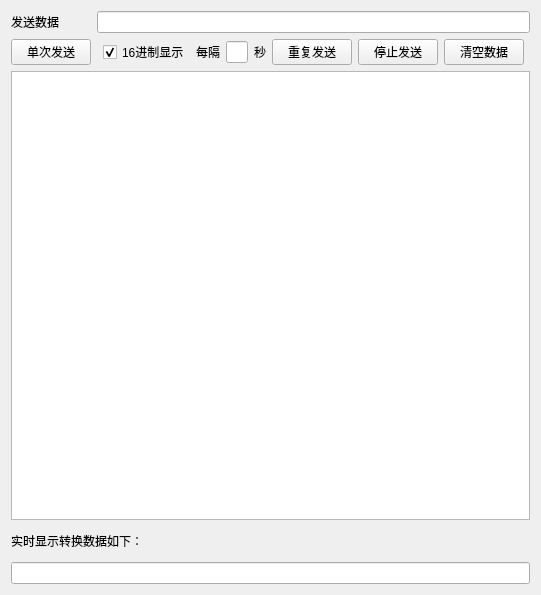
<?xml version="1.0" encoding="UTF-8"?>
<ui version="4.0">
 <class>Form_serial</class>
 <widget class="QWidget" name="Form_serial">
  <property name="geometry">
   <rect>
    <x>0</x>
    <y>0</y>
    <width>532</width>
    <height>595</height>
   </rect>
  </property>
  <property name="windowTitle">
   <string>串口助手</string>
  </property>
  <layout class="QVBoxLayout" name="verticalLayout_2">
   <item>
    <layout class="QGridLayout" name="gridLayout">
     <property name="sizeConstraint">
      <enum>QLayout::SetMinimumSize</enum>
     </property>
     <item row="1" column="3">
      <widget class="QLabel" name="label_2">
       <property name="text">
        <string>每隔</string>
       </property>
      </widget>
     </item>
     <item row="0" column="1" colspan="9">
      <widget class="QLineEdit" name="senddata_line"/>
     </item>
     <item row="1" column="5">
      <widget class="QLabel" name="label_3">
       <property name="text">
        <string>秒</string>
       </property>
      </widget>
     </item>
     <item row="1" column="8">
      <widget class="QPushButton" name="clear_btn">
       <property name="text">
        <string>清空数据</string>
       </property>
      </widget>
     </item>
     <item row="1" column="6">
      <widget class="QPushButton" name="repet_btn">
       <property name="text">
        <string>重复发送</string>
       </property>
      </widget>
     </item>
     <item row="1" column="0">
      <widget class="QPushButton" name="send_btn">
       <property name="text">
        <string>单次发送</string>
       </property>
      </widget>
     </item>
     <item row="1" column="2">
      <widget class="QCheckBox" name="hex_box">
       <property name="text">
        <string>16进制显示</string>
       </property>
       <property name="checked">
        <bool>true</bool>
       </property>
      </widget>
     </item>
     <item row="0" column="0">
      <widget class="QLabel" name="senddata_label">
       <property name="text">
        <string>发送数据</string>
       </property>
      </widget>
     </item>
     <item row="1" column="4">
      <widget class="QLineEdit" name="second_line"/>
     </item>
     <item row="1" column="7">
      <widget class="QPushButton" name="stop_btn">
       <property name="text">
        <string>停止发送</string>
       </property>
      </widget>
     </item>
    </layout>
   </item>
   <item>
    <layout class="QVBoxLayout" name="verticalLayout">
     <property name="spacing">
      <number>12</number>
     </property>
     <property name="sizeConstraint">
      <enum>QLayout::SetMinimumSize</enum>
     </property>
     <item>
      <widget class="QTextEdit" name="rev_Text">
       <property name="html">
        <string>&lt;!DOCTYPE HTML PUBLIC &quot;-//W3C//DTD HTML 4.0//EN&quot; &quot;http://www.w3.org/TR/REC-html40/strict.dtd&quot;&gt;
&lt;html&gt;&lt;head&gt;&lt;meta name=&quot;qrichtext&quot; content=&quot;1&quot; /&gt;&lt;style type=&quot;text/css&quot;&gt;
p, li { white-space: pre-wrap; }
&lt;/style&gt;&lt;/head&gt;&lt;body style=&quot; font-family:'SimSun'; font-size:9pt; font-weight:400; font-style:normal;&quot;&gt;
&lt;p style=&quot;-qt-paragraph-type:empty; margin-top:0px; margin-bottom:0px; margin-left:0px; margin-right:0px; -qt-block-indent:0; text-indent:0px;&quot;&gt;&lt;br /&gt;&lt;/p&gt;&lt;/body&gt;&lt;/html&gt;</string>
       </property>
      </widget>
     </item>
     <item>
      <widget class="QLabel" name="label_4">
       <property name="text">
        <string>实时显示转换数据如下：</string>
       </property>
      </widget>
     </item>
     <item>
      <widget class="QLineEdit" name="expdata_line"/>
     </item>
    </layout>
   </item>
  </layout>
 </widget>
 <resources/>
 <connections/>
</ui>
